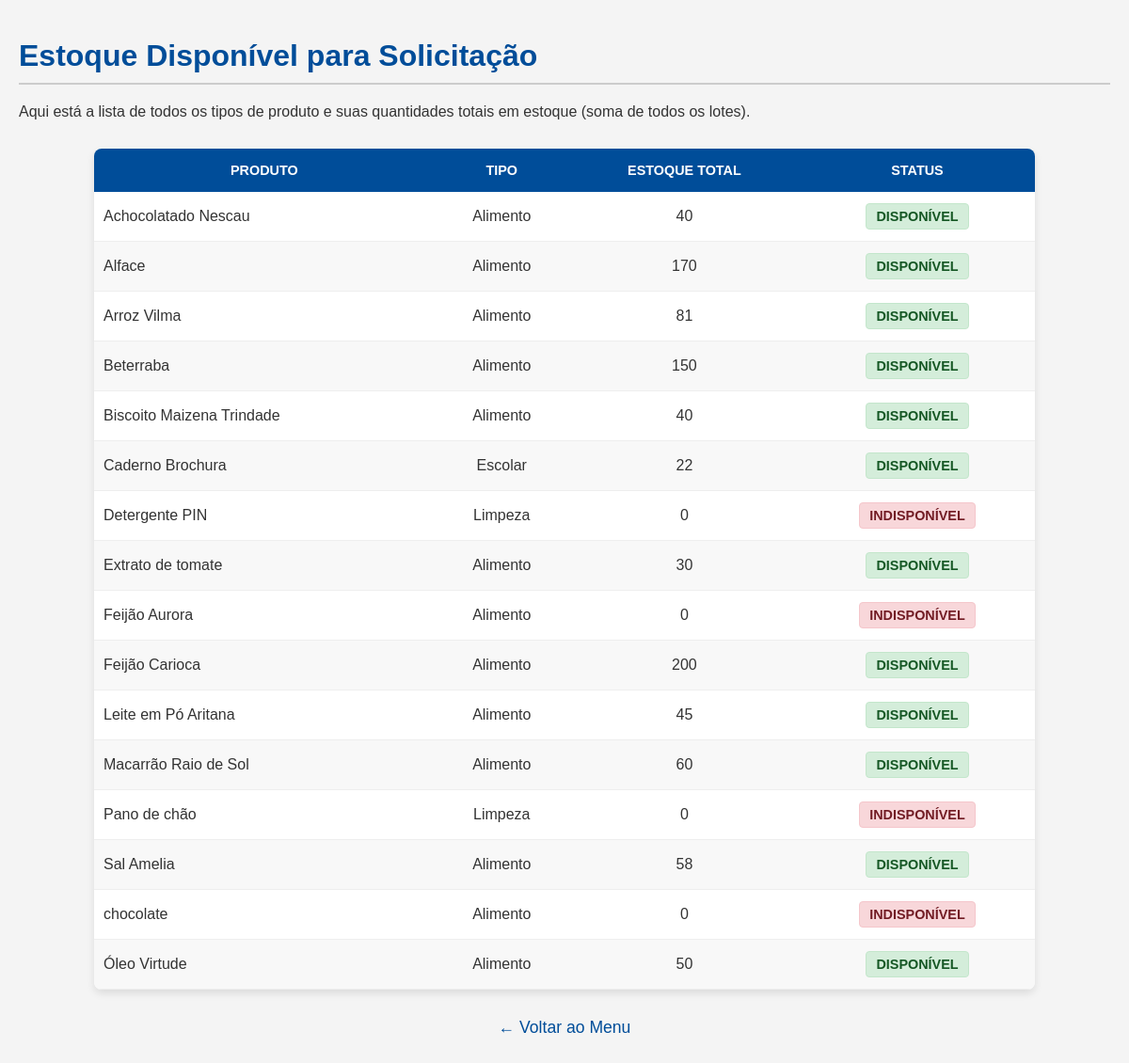
The page /produtos/estoque/ (signed in) on the database its author committed.
### produtos/models.py (models this page shows, shortened)
class TipoProduto(models.Model):
    id = models.AutoField(primary_key=True)
    nome = models.CharField(max_length=100, unique=True)
    PRODUTO_TIPO = (
        ('ALIMENTO', 'Alimento'),
        ('LIMPEZA', 'Limpeza'),
        ('ESCOLAR', 'Escolar'),
        ('OUTROS', 'Outros'),
    )
    tipo = models.CharField(max_length=50, choices=PRODUTO_TIPO, default='OUTROS')
    ORIGEM_COMPRA_CHOICES = (
        ('COMUM', 'Compra Comum'),
        ('AGRICULTURA', 'Agricultura Familiar'),
    )
    origem_compra = models.CharField(
        max_length=15,
        choices=ORIGEM_COMPRA_CHOICES,
        default='COMUM',
        verbose_name='Origem da Compra'
    )
    UNIDADE_CHOICES = (
        ('KG', 'Quilogramas (KG)'),
        ('G', 'Gramas (g)'),
        ('L', 'Litros (L)'),
        ('ML', 'Mililitros (mL)'),
        ('UN', 'Unidades (Un)'),
        ('CX', 'Caixas (Cx)'),
        ('NA', 'Não Aplicável (N/A)')
    )
    unidade_medida = models.CharField(
        max_length=5,
        choices=UNIDADE_CHOICES,
        default='NA',
        verbose_name='Unidade de Medida'
    )
    possui_data_fabricacao = models.BooleanField(
        default=True,
        verbose_name='Possui Data de Fabricação?',
    )
    possui_data_validade = models.BooleanField(
        default=True,
        verbose_name='Possui Data de Validade?'
    )
    ativo = models.BooleanField(
        default=True,
        verbose_name='Ativo',
        help_text='Produtos inativos não aparecem para novos pedidos, mas mantêm histórico'
    )
    class Meta:
        ordering = ['nome']
        verbose_name = 'Tipo de Produto'
        verbose_name_plural = 'Tipos de Produtos'
        db_table = 'tb_tipo_produto'

### produtos/views.py (the view)
# urls.py: path('estoque/', views.listar_estoque_disponivel, name='estoque_disponivel'),
@login_required
@user_passes_test(lambda u: u.is_diretor())
def listar_estoque_disponivel(request):
    produtos = TipoProduto.objects.filter(ativo=True).annotate(
        total_estoque=Coalesce(
            Sum('lotes__quantidade_pacotes'),
            0,
            output_field=IntegerField()
        )
    ).order_by('nome')
    context = {
        'produtos': produtos
    }
    return render(request, 'produtos/estoque_disponivel.html', context)

### usuarios/models.py (called while the page is built)
    def is_diretor(self):
        return self.cargo == 'DIRETOR'

### produtos/templates/produtos/estoque_disponivel.html (shortened to what this page needs)
{% load static %}
<!DOCTYPE html>
<html lang="pt-br">
<head>
    <link rel="stylesheet" href="{% static 'produtos/estoque_lista.css' %}">
    <link rel="stylesheet" href="{% static 'produtos/estoque_diretor.css' %}">
    <link rel="stylesheet" href="{% static 'produtos/pedidos.css'%}">
</head>
<body>
    <div class="container-principal">
        <h1>Estoque Disponível para Solicitação</h1>
        <p>Aqui está a lista de todos os tipos de produto e suas quantidades totais em estoque (soma de todos os lotes).</p>
        <table class="tabela-pedidos">
            <thead>
                <tr>
                    <th>Produto</th>
                    <th class="col-tipo">Tipo</th>
                    <th class="col-estoque-total">Estoque Total</th>
                    <th class="col-status-solicitacao">Status</th>
                </tr>
            </thead>
            <tbody>
                {% for produto in produtos %}
                <tr>
                    <td class="col-produto">{{ produto.nome }}</td>
                    <td class="col-tipo">{{ produto.get_tipo_display }}</td>
                    <td class="col-estoque-total">{{ produto.total_estoque|default:"0" }}</td>
                    <td class="col-status-solicitacao">
                        {% if produto.total_estoque > 0 %}
                            <span class="status-disponivel">Disponível</span>
                        {% else %}
                            <span class="status-indisponivel">Indisponível</span>
                        {% endif %}
                    </td>
                </tr>
                {% empty %}
                <tr>
                    <td colspan="4" class="tabela-vazia">Nenhum tipo de produto cadastrado no momento.</td>
                </tr>
                {% endfor %}
            </tbody>
        </table>
        <div class="rodape-link">
            <a href="{% url 'menu_diretor' %}" class="link-voltar">← Voltar ao Menu</a>
        </div>
    </div>
</body>
</html>

### produtos/static/produtos/estoque_lista.css (style rules this page uses)
body { font-family: 'Gill Sans', 'Gill Sans MT', Calibri, 'Trebuchet MS', sans-serif; margin: 0; padding: 20px; background-color: #f4f4f4; color: #333333; }
h1 { color: #004d99; border-bottom: 2px solid #cccccc; padding-bottom: 10px; margin-bottom: 20px; }

### produtos/static/produtos/estoque_diretor.css (style rules this page uses)
.tabela-pedidos thead th.col-tipo, .tabela-pedidos thead th.col-estoque-total, .tabela-pedidos thead th.col-status-solicitacao { text-align: center; }
.tabela-pedidos tbody td.col-tipo, .tabela-pedidos tbody td.col-estoque-total, .tabela-pedidos tbody td.col-status-solicitacao { text-align: center; vertical-align: middle; }
.tabela-pedidos tbody td.col-produto { font-weight: 500; }
.status-disponivel, .status-indisponivel { display: inline-block; padding: 5px 10px; border-radius: 4px; font-weight: bold; font-size: 0.9em; text-transform: uppercase; }
.status-disponivel { background-color: #d4edda; color: #155724; border: 1px solid #c3e6cb; }
.status-indisponivel { background-color: #f8d7da; color: #721c24; border: 1px solid #f5c6cb; }

### produtos/static/produtos/pedidos.css (style rules this page uses)
.tabela-pedidos { width: 90%; max-width: 1000px; margin: 30px auto; border-collapse: collapse; box-shadow: 0 4px 8px rgba(0, 0, 0, 0.1); background-color: #ffffff; border-radius: 8px; overflow: hidden; }
.tabela-pedidos thead th { background-color: #004d99; color: #ffffff; padding: 15px 10px; text-align: left; font-weight: 600; text-transform: uppercase; font-size: 0.9em; }
.tabela-pedidos tbody td { padding: 12px 10px; border-bottom: 1px solid #eeeeee; vertical-align: middle; }
.tabela-pedidos thead th:nth-child(1), .tabela-pedidos thead th:nth-child(2), .tabela-pedidos thead th:nth-child(3), .tabela-pedidos thead th:nth-child(4) { text-align: center; }
.tabela-pedidos tbody tr:nth-child(even) { background-color: #f8f8f8; }
.rodape-link { text-align: center; margin-top: 25px; margin-bottom: 65px; }
.link-voltar { color: #004d99; text-decoration: none; font-size: 1.1em; font-weight: 500; }

### rows shown on the page
TipoProduto: nome "Achocolatado Nescau", tipo "Alimento", total_estoque "40", shows "DISPONÍVEL"
TipoProduto: nome "Alface", tipo "Alimento", total_estoque "170", shows "DISPONÍVEL"
TipoProduto: nome "Arroz Vilma", tipo "Alimento", total_estoque "81", shows "DISPONÍVEL"
TipoProduto: nome "Beterraba", tipo "Alimento", total_estoque "150", shows "DISPONÍVEL"
TipoProduto: nome "Biscoito Maizena Trindade", tipo "Alimento", total_estoque "40", shows "DISPONÍVEL"
TipoProduto: nome "Caderno Brochura", tipo "Escolar", total_estoque "22", shows "DISPONÍVEL"
TipoProduto: nome "Detergente PIN", tipo "Limpeza", total_estoque "0", shows "INDISPONÍVEL"
TipoProduto: nome "Extrato de tomate", tipo "Alimento", total_estoque "30", shows "DISPONÍVEL"
TipoProduto: nome "Feijão Aurora", tipo "Alimento", total_estoque "0", shows "INDISPONÍVEL"
TipoProduto: nome "Feijão Carioca", tipo "Alimento", total_estoque "200", shows "DISPONÍVEL"
TipoProduto: nome "Leite em Pó Aritana", tipo "Alimento", total_estoque "45", shows "DISPONÍVEL"
TipoProduto: nome "Macarrão Raio de Sol", tipo "Alimento", total_estoque "60", shows "DISPONÍVEL"
TipoProduto: nome "Pano de chão", tipo "Limpeza", total_estoque "0", shows "INDISPONÍVEL"
TipoProduto: nome "Sal Amelia", tipo "Alimento", total_estoque "58", shows "DISPONÍVEL"
TipoProduto: nome "chocolate", tipo "Alimento", total_estoque "0", shows "INDISPONÍVEL"
TipoProduto: nome "Óleo Virtude", tipo "Alimento", total_estoque "50", shows "DISPONÍVEL"
